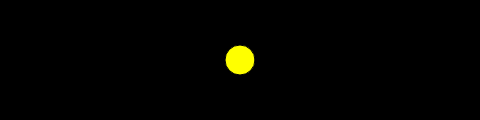
Frame 1 (no input)
Frame 60 (no input): identical to frame 1, image omitted
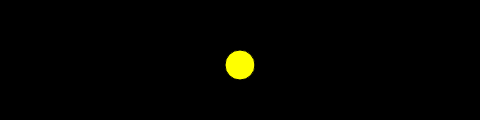
Frame 120 (the mouse pressed at the canvas centre since frame 60)

The p5.js sketch that drew these frames (run headless with seeded random() and noise() and a simulated clock; from frame 60 on, the mouse is pressed at the canvas centre):

// p5.js sketch
// ── sketch.js
// //moving a shape
//
// var x = 0;
// var speed = 5;
// var radius = 40;
//
// function setup(){
//   createCanvas(480, 120);
//   angleMode(DEGREES);
// }
//
// function draw(){
//   background(0);
//   x += speed;
//   if(x > width){    //wrap around
//     x = 0;
//   }
//   fill(255, 255, 0);
//   arc(x, 60, radius, radius, 45, 315);
// }

//to change direction, change the x value to be width of canvas and then change the speed to negative

//bounce off the wall

// var x = 0;
// var speed = 5;
// var radius = 40;
// var direction = 1;
//
// function setup(){
//   createCanvas(480, 120);
//   angleMode(DEGREES);
// }
//
// function draw(){
//   background(0);
//   fill(255, 255, 0);
//   x += speed;
//   if (x > width){
//     speed = -5;
//     direction = -1;
//   } else if( x < 0){
//     speed = 5;
//     direction = 1;
//   }
//   if (direction == 1){
//     arc(x, 60, radius, radius, 45, 315);
//   } else{
//     arc(x, 60, radius, radius, 225, 135);
//   }
// }

//a single falling raindrop

// var speed = 5;
// var y = 0;
// var direction = 1;
//
// function setup(){
//   createCanvas(480, 120);
// }
//
// function draw(){
//   background(0);
//   y += speed;
//   if (y > height){
//     speed = 3;
//     direction = 1;
//     y = 0;
//   }
//   rect(240, y, 2, 30);
// }

//multiple falling raindrops
//
// var speed = 5;
// var y = 0;
// var y2 = 10;
// var direction = 1;
//
// function setup(){
//   createCanvas(480, 120);
// }
//
// function draw(){
  // background(0);
  // y += speed;
//   if (y > height){
//     speed = 2;
//     direction = 1;
//     y = 0;
//   }
//   rect(240, y*2, 2, 40);
//   rect(120, y, 2, 20);
//   rect(360, y*2, 2, 25);
//   rect(440, y, 2, 10);
// }
//
// //alternatively:
//
// var x = 80;
// var y = 0;
// var speed = 5;
//
// function setup(){
//   createCanvas(480, 120);
// }
//
// function draw(){
//   background(0);
//   stroke(255);
//   y+= speed;
//   line(x, y, x, y+20);
//   line(2*x, y-30, 2*x, y+20-30);
//   line(3*x, y+50, 3*x, y+20+50);
//   line(4*x, y-10, 4*x, y+20-10);
//   if(y > height){
//     y = 0;
//     x = random(0, width); //two numbers = min and max EX: random(10, 20) = random # between 10 and 20
//   }
// }
//
// //start animation at certain time
//
var y = 60;
var speed = 5;

function setup() {
  createCanvas(480, 120);
}

function draw(){
  background(0);
  currentTime = millis();
  if(currentTime > 2000){
    y+=speed;
    if(y > height){
      y = 0;
    }
  }
  fill(255, 255, 0);
  ellipse(width/2, y, 30, 30);
}

//moving in Sine wave
//
// var angle = 0;
// var x = 0;
//
// function setup(){
//   createCanvas(480, 120);
//   angleMode(DEGREES);
// }
//
// function draw(){
//   background(0);
//   var y = sin(angle);
//   ellipse(x, height/2+y*height/3, 20, 20);
//   angle += 20;
//   x += 10;
//   if (x > width){
//     x = 0;
//   }
// }

//draw a sine wave

// function setup(){
//   createCanvas(480, 120);
//   angleMode(DEGREES);
// }
//
// function draw(){
//   background(255);
//   fill(0, 0, 255);
//   for(var x = 0; x < width; x+= 10){
//     var y = sin(x);
//     ellipse(x, height/2+y*30, 10, 10);
//   }
// }

//a moving Sine wave

// var angle = 0;
//
// function setup(){
//   createCanvas(480, 120);
//   angleMode(DEGREES);
// }
//
// function draw(){
//   background(255);
//   fill(0, 0, 255);
//   for(var x = 0; x < width; x += 10){
//     var y = sin(angle+x);
//     ellipse(x, height/2+y*30, 10, 10);
//   }
//   angle+=10;
// }
